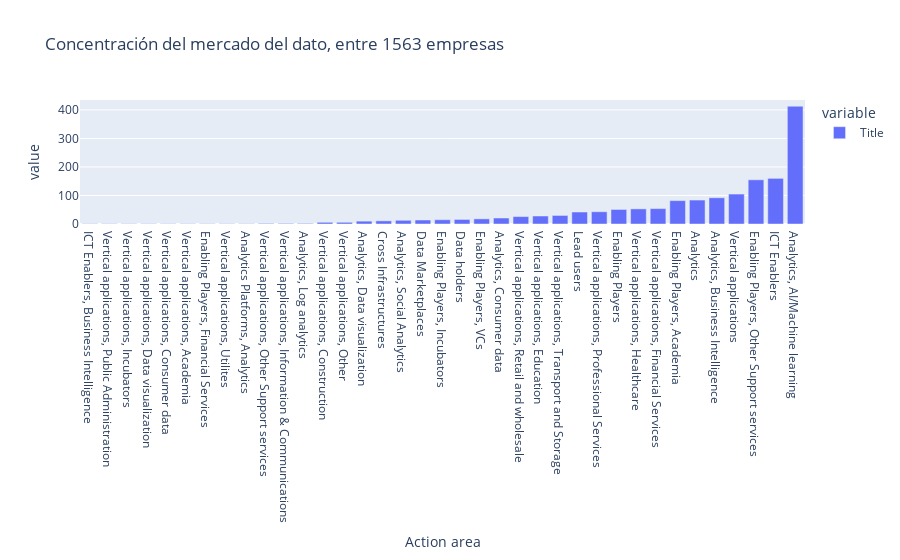

This figure's notebook cell:
### Code cell
#Grágica de barras ordenada ordanada por cantidad en área
plot_bar = px.bar(t_orden, title= "Concentración del mercado del dato, entre 1563 empresas")
plot_bar.show()
plt.savefig('grafica/mercado_data_ordenado.png')

### Figure 1 — Plotly figure (JSON) as saved in the notebook; plotly's stock layout.template omitted (floating-point values rounded to 4 significant figures)
{"data": [{"alignmentgroup": "True", "hovertemplate": "variable=Title<br>Action area=%{x}<br>value=%{y}<extra></extra>", "legendgroup": "Title", "marker": {"color": "#636efa"}, "name": "Title", "offsetgroup": "Title", "orientation": "v", "showlegend": true, "textposition": "auto", "type": "bar", "x": ["ICT Enablers, Business Intelligence", "Vertical applications, Public Administration", "Vertical applications, Incubators", "Vertical applications, Data visualization", "Vertical applications, Consumer data", "Vertical applications, Academia", "Enabling Players, Financial Services", "Vertical applications, Utilites", "Analytics Platforms, Analytics", "Vertical applications, Other Support services", "Vertical applications, Information & Communications", "Analytics, Log analytics", "Vertical applications, Construction", "Vertical applications, Other", "Analytics, Data visualization", "Cross Infrastructures", "Analytics, Social Analytics", "Data Marketplaces", "Enabling Players, Incubators", "Data holders", "Enabling Players, VCs", "Analytics, Consumer data", "Vertical applications, Retail and wholesale", "Vertical applications, Education", "Vertical applications, Transport and Storage", "Lead users", "Vertical applications, Professional Services", "Enabling Players", "Vertical applications, Healthcare", "Vertical applications, Financial Services", "Enabling Players, Academia", "Analytics", "Analytics, Business Intelligence", "Vertical applications", "Enabling Players, Other Support services", "ICT Enablers", "Analytics, AI/Machine learning"], "xaxis": "x", "y": [1, 1, 1, 1, 1, 1, 1, 1, 1, 2, 2, 2, 6, 6, 10, 11, 13, 14, 15, 16, 18, 21, 26, 28, 30, 42, 43, 51, 53, 54, 82, 84, 92, 105, 155, 160, 413], "yaxis": "y"}], "layout": {"barmode": "relative", "legend": {"title": {"text": "variable"}, "tracegroupgap": 0}, "title": {"text": "Concentración del mercado del dato, entre 1563 empresas"}, "xaxis": {"anchor": "y", "domain": [0, 1], "title": {"text": "Action area"}}, "yaxis": {"anchor": "x", "domain": [0, 1], "title": {"text": "value"}}}}
